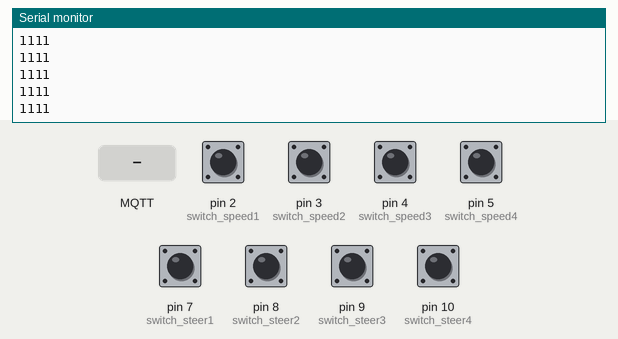
A sketch run on a simulated Arduino Mega 2560, built with avr-gcc and run on an emulated ATmega2560. Shown: the last lines printed to the serial monitor. The inputs (shaded band) are chosen by the test bench; at power-on: pin 2 (switch_speed1), pin 3 (switch_speed2), pin 4 (switch_speed3), pin 5 (switch_speed4), pin 7 (switch_steer1), pin 8 (switch_steer2), pin 9 (switch_steer3), pin 10 (switch_steer4) HIGH. WiFi joins after 1.5 s; servers stay silent unless stated; no MQTT or app messages arrive unless stated.

Above: at 2.7 s.
2.8 s: pin 2 (switch_speed1) pulled LOW for 0.6 s
4.9 s: pin 4 (switch_speed3) pulled LOW for 0.6 s
7.0 s: pin 7 (switch_steer1) pulled LOW for 0.6 s
At 7.5 s:
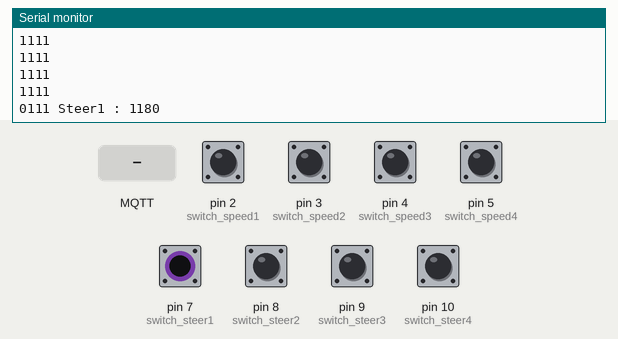
9.1 s: MQTT message "1" arrives on the first subscribed topic
At 9.87 s:
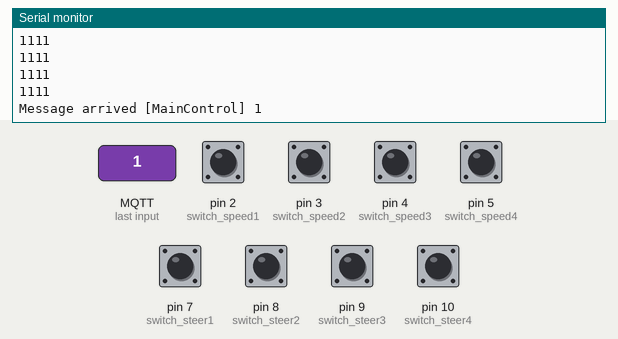
11.0 s: MQTT message "on" arrives on the first subscribed topic
At 11.38 s:
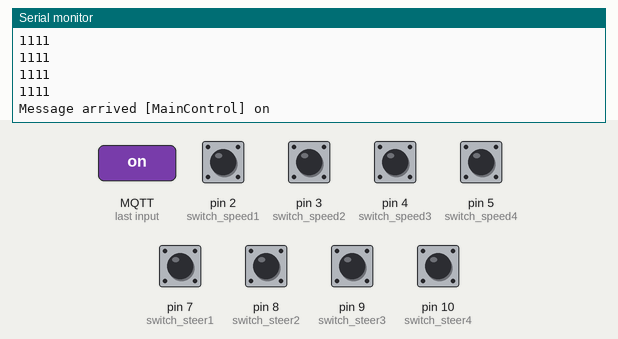
12.5 s: MQTT message "off" arrives on the first subscribed topic
At 12.88 s:
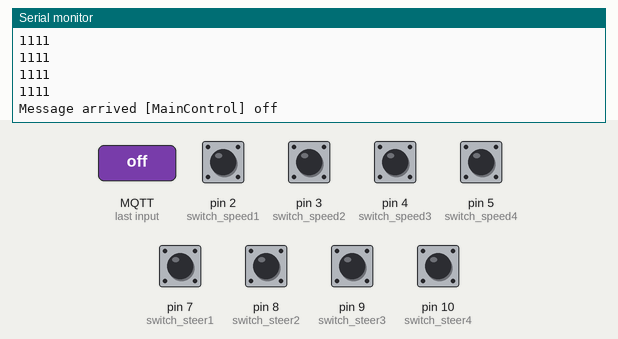

The sketch:

main_control_03.ino
```cpp
/* Draft Syergie Main Control
----------------------------------------
Main Control:
> on(1) : Joystick
> off(0): Pixhawk
----------------------------------------
Speed Control:
> 4 unit with switch (and LED indicator)
> input manual (belum pakai joystick)
----------------------------------------
Steer Control:
> 4 unit with switch (and LED indicator)
> input manual (belum pakai joystick)
----------------------------------------
*/

/* Library ethernet */
#include <SPI.h>
#include <Ethernet.h>
#include <PubSubClient.h>


// joystick
#define joy_speed1 A0       //input joystick speed
#define joy_speed2 A1
#define joy_speed3 A2
#define joy_speed4 A3

#define joy_steer1 A5       //input joystick steer
#define joy_steer2 A6
#define joy_steer3 A7
#define joy_steer4 A8

// pin switch
const int switch_smc = 11 ; //input main switch

const int switch_speed1 = 2;  //input switch speed
const int switch_speed2 = 3;
const int switch_speed3 = 4;
const int switch_speed4 = 5;

const int switch_steer1 = 7;  //input switch steer
const int switch_steer2 = 8;
const int switch_steer3 = 9;
const int switch_steer4 = 10;

//pulse_pixhawk

// initialize state
int state_smc = 0;        //state main control

int state_speed1 = 0;     //state speed
int state_speed2 = 0;
int state_speed3 = 0;
int state_speed4 = 0;

int state_steer1 = 0;     //state steer
int state_steer2 = 0;
int state_steer3 = 0;
int state_steer4 = 0;

// LED indikator
int led_smc;      //output smc

int led_speed1;   //output speed
int led_speed2;
int led_speed3;
int led_speed4;

int led_steer1;   //output steer
int led_steer2;
int led_steer3;
int led_steer4;

double pulse_speed_in, pulse_steer_in;

// input pulse speed and steer
const int a = 100;
const int b = 300;
const int c = 600;
const int d = 1000;

/* Declare IP Address */
byte mac[]    = {  0xDA, 0xED, 0xBA, 0xFE, 0xFE, 0xED };
IPAddress ip(123, 205, 76, 90);       //IP for arduino
IPAddress server(123, 205, 76, 65);   //IP for raspi/pc

void callback(char* topic, byte* payload, unsigned int length) {
  Serial.print("Message arrived [");
  Serial.print(topic);
  Serial.print("] ");
  for (int i=0;i<length;i++) {
    Serial.print((char)payload[i]);
  }
}

EthernetClient ethClient;
PubSubClient client(ethClient);

void reconnect() {
  // Loop until we're reconnected
  while (!client.connected()) {
    Serial.print("Attempting MQTT connection...");
    // Attempt to connect
    if (client.connect("MainArduino")) {
      Serial.println("connected");
      // Once connected, publish an announcement...
      // ... and resubscribe
      client.subscribe("MainControl");
    } else {
      Serial.print("failed, rc=");
      Serial.print(client.state());
      Serial.println(" try again in 5 seconds");
      // Wait 5 seconds before retrying
      delay(5000);
    }
  }
}

double pulse_speed(int joyspeed) {
  if (joyspeed <=200){
    pulse_speed_in = 1500;
   }
  else if (joyspeed <=400){
    pulse_speed_in = 1600;
   }
  else if (joyspeed <=600){
    pulse_speed_in = 1700;
   }
  else if (joyspeed <=800){
    pulse_speed_in = 1800;
   }
  else{
    pulse_speed_in = 1900;
   }
  return pulse_speed_in;
}

double pulse_steer (int joysteer) {
  const int normal = 500;
  if (joysteer <= normal){
    pulse_steer_in = map(joysteer, 0, 500, 1100, 1500);
    }
  else {
    pulse_steer_in = map(joysteer, 501, 1023, 1500, 1900);
  }
  return pulse_steer_in;
}

void setup() {
  // Serial begin
  Serial.begin(57600);

  // Switch
  pinMode (switch_smc, INPUT_PULLUP);       //input main speed

  pinMode(switch_speed1, INPUT_PULLUP);     //input switch speed
  pinMode(switch_speed2, INPUT_PULLUP);
  pinMode(switch_speed3, INPUT_PULLUP);
  pinMode(switch_speed4, INPUT_PULLUP);

  pinMode(switch_steer1, INPUT_PULLUP);     //input switch steer
  pinMode(switch_steer2, INPUT_PULLUP);
  pinMode(switch_steer3, INPUT_PULLUP);
  pinMode(switch_steer4, INPUT_PULLUP);


  /*pinMode(outLED1, OUTPUT);
  pinMode(outLED2, OUTPUT);
  pinMode(outLED3, OUTPUT);
  pinMode(outLED4, OUTPUT);
  */

    // Ethernet
  client.setServer(server, 1883);
  Ethernet.begin(mac, ip);
  client.setCallback(callback);

  delay(1500);
}

void loop() {
  int pulse_speed_in1, pulse_speed_in2, pulse_speed_in3, pulse_speed_in4;
  int pulse_steer_in1, pulse_steer_in2, pulse_steer_in3, pulse_steer_in4;
  char msgBuffer[20];

/*Main Control*/
/*    if (state_smc == LOW) {
    digitalWrite(led_smc, HIGH);

    // switch on, indicator on:
    Serial.println(" SMC on");

  } else {
    pulse_pixhawk = pulseIn(pin, HIGH);
    digitalWrite(led_smc, LOW);
*/

  if (!client.connected()) {
    reconnect();
  }

  /*Speed Control*/
  int state_speed1 = digitalRead(switch_speed1);
  int state_speed2 = digitalRead(switch_speed2);
  int state_speed3 = digitalRead(switch_speed3);
  int state_speed4 = digitalRead(switch_speed4);

  Serial.print(state_speed1);
  Serial.print(state_speed2);
  Serial.print(state_speed3);
  Serial.print(state_speed4);

  if (state_speed1 == LOW) {
    digitalWrite(led_speed1, HIGH);
    // int speed1 = analogRead(joy_speed1);
    // switch on, indicator on:
    Serial.print(" Speed1 : ");
    //pulse_speed_in1 = pulse_speed(speed1);
    pulse_speed_in1 = pulse_speed(a);
    Serial.print(pulse_speed_in1);
    client.publish("1pulse_spc",dtostrf(pulse_speed_in1, 5, 0, msgBuffer));
  } else {
    digitalWrite(led_speed1, LOW);
  }

  if (state_speed2 == LOW) {
    digitalWrite(led_speed2, HIGH);
    // int speed2 = analogRead(joy_speed2);
    // switch on, indicator on:
    Serial.print(" Speed2 : ");
    //pulse_speed_in2 = pulse_speed(speed2);
    pulse_speed_in2 = pulse_speed(c);
    Serial.print(pulse_speed_in2);
    client.publish("2pulse_spc",dtostrf(pulse_speed_in2, 5, 0, msgBuffer));
  } else {
    digitalWrite(led_speed2, LOW);
  }

    if (state_speed3 == LOW) {
    digitalWrite(led_speed3, HIGH);
    // int speed3 = analogRead(joy_speed3);
    // switch on, indicator on:
    Serial.print(" Speed3: ");
    //pulse_speed_in3 = pulse_speed(speed3);
    pulse_speed_in3 = pulse_speed(b);
    Serial.print(pulse_speed_in3);
    client.publish("3pulse_spc",dtostrf(pulse_speed_in3, 5, 0, msgBuffer));
  } else {
    digitalWrite(led_speed3, LOW);
  }

  if (state_speed4 == LOW) {
    digitalWrite(led_speed4, HIGH);
    // int speed4 = analogRead(joy_speed4);
    // switch on, indicator on:
    Serial.print(" Speed4 : ");
    //pulse_speed_in4 = pulse_speed(speed4);
    pulse_speed_in4 = pulse_speed(c);
    Serial.print(pulse_speed_in4);
    client.publish("4pulse_spc",dtostrf(pulse_speed_in4, 5, 0, msgBuffer));
  } else {
    digitalWrite(led_speed4, LOW);
  }

  Serial.println();

  /*Steer Control*/
  int state_steer1 = digitalRead(switch_steer1);
  int state_steer2 = digitalRead(switch_steer2);
  int state_steer3 = digitalRead(switch_steer3);
  int state_steer4 = digitalRead(switch_steer4);

  Serial.print(state_steer1);
  Serial.print(state_steer2);
  Serial.print(state_steer3);
  Serial.print(state_steer4);

  if (state_steer1 == LOW) {
    digitalWrite(led_steer1, HIGH);
    // int steer1 = analogRead(joy_steer1);
    // switch on, indicator on:
    Serial.print(" Steer1 : ");
    //pulse_steer_in1 = pulse_steer(steer1);
    pulse_steer_in1 = pulse_steer(a);
    Serial.print(pulse_steer_in1);
    client.publish("1pulse_spc_steer",dtostrf(pulse_steer_in1, 5, 0, msgBuffer));
  } else {
    digitalWrite(led_steer1, LOW);
  }

    if (state_steer2 == LOW) {
    digitalWrite(led_steer2, HIGH);
    // int steer2 = analogRead(joy_steer2);
    // switch on, indicator on:
    Serial.print(" Steer2 : ");
    //pulse_steer_in2 = pulse_steer(steer2);
    pulse_steer_in2 = pulse_steer(a);
    Serial.print(pulse_steer_in2);
    client.publish("2pulse_spc_steer",dtostrf(pulse_steer_in2, 5, 0, msgBuffer));
  } else {
    digitalWrite(led_steer2, LOW);
  }

    if (state_steer3 == LOW) {
    digitalWrite(led_steer3, HIGH);
    // int steer3 = analogRead(joy_steer3);
    // switch on, indicator on:
    Serial.print(" Steer3 : ");
    //pulse_steer_in3 = pulse_steer(steer3);
    pulse_steer_in3 = pulse_steer(a);
    Serial.print(pulse_steer_in3);
    client.publish("1pulse_spc_steer",dtostrf(pulse_steer_in3, 5, 0, msgBuffer));
  } else {
    digitalWrite(led_steer3, LOW);
  }

    if (state_steer4 == LOW) {
    digitalWrite(led_steer4, HIGH);
    // int steer4 = analogRead(joy_steer4);
    // switch on, indicator on:
    Serial.print(" Steer4 : ");
    //pulse_steer_in4 = pulse_steer(steer4);
    pulse_steer_in4 = pulse_steer(a);
    Serial.print(pulse_steer_in4);
    client.publish("1pulse_spc_steer",dtostrf(pulse_steer_in4, 5, 0, msgBuffer));
  } else {
    digitalWrite(led_steer4, LOW);
  }

  Serial.println();

  client.loop();
  delay(500);
}
```

Measured:
- after the input at 7.0 s, the serial monitor: prints a new line after 0.06 s (image 1)
- after the input at 9.1 s, the serial monitor: prints a new line after 0.47 s (image 2)
- after the input at 11.0 s, the serial monitor: prints a new line after 0.07 s (image 3)
- after the input at 12.5 s, the serial monitor: prints a new line after 0.07 s (image 4)
